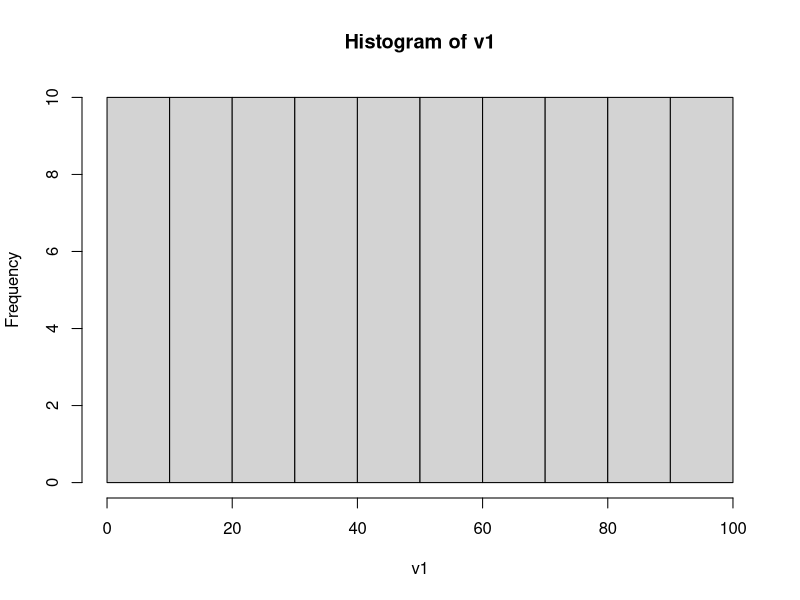
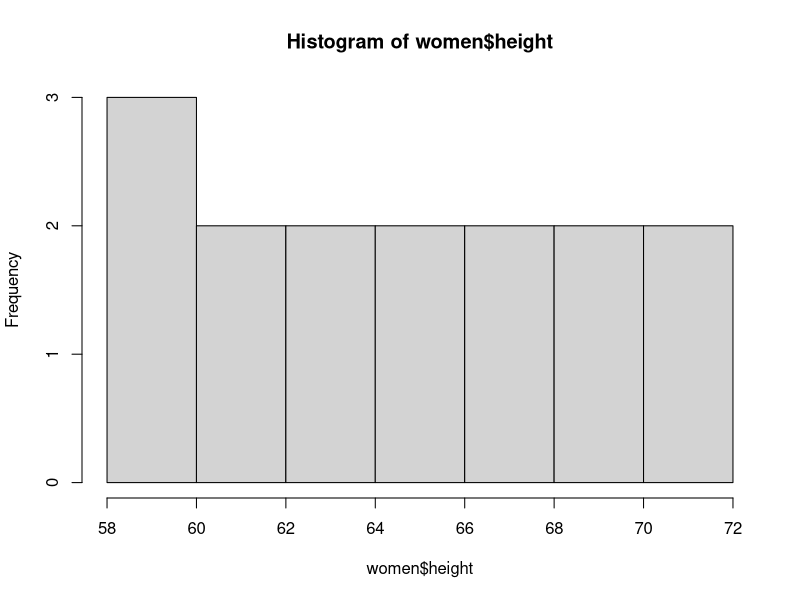
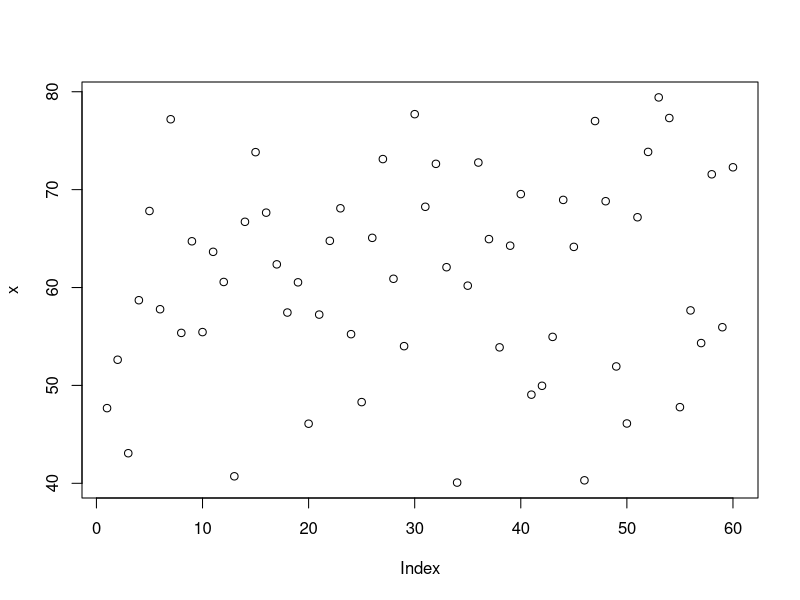
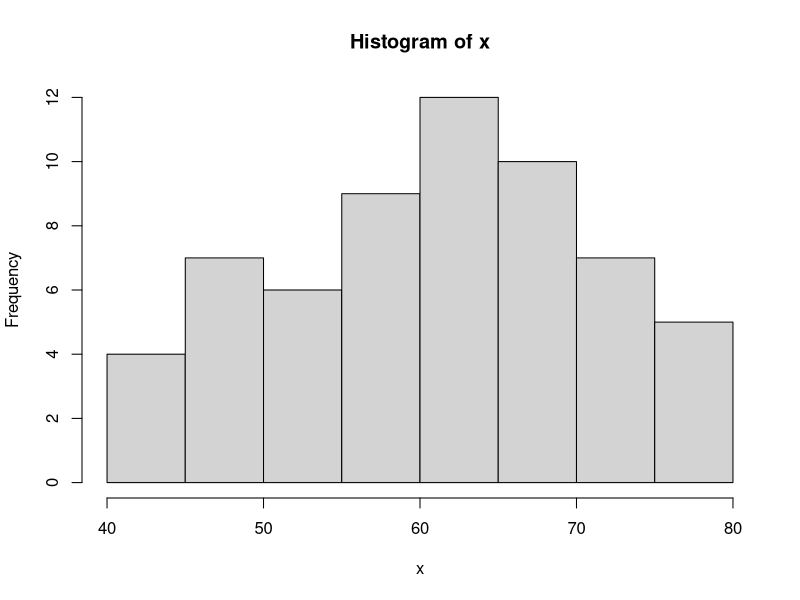
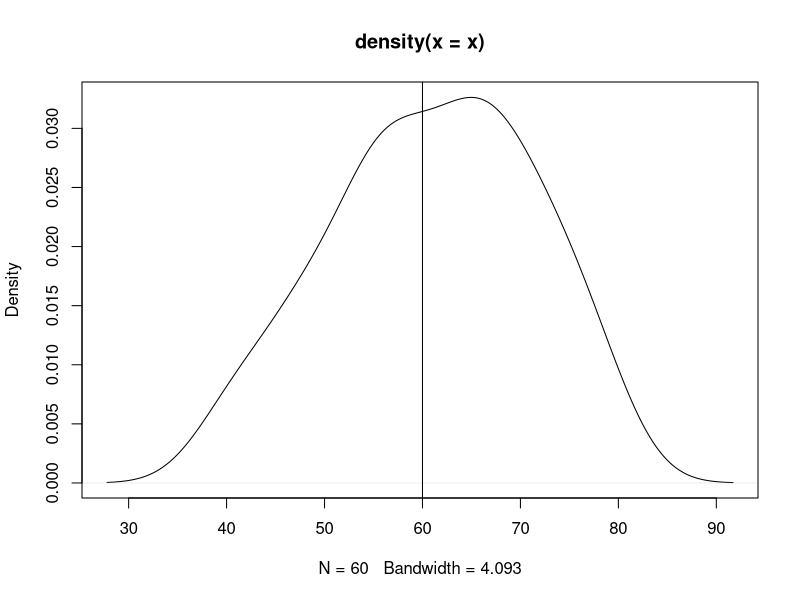
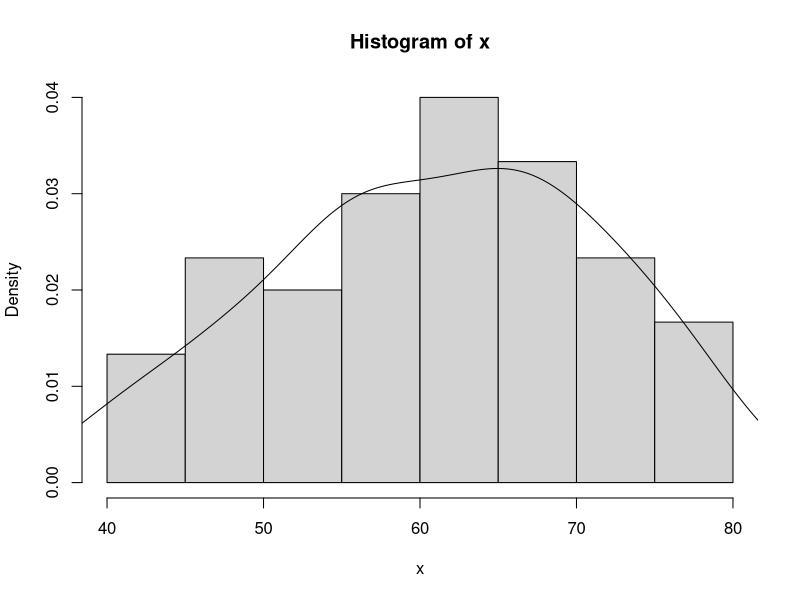
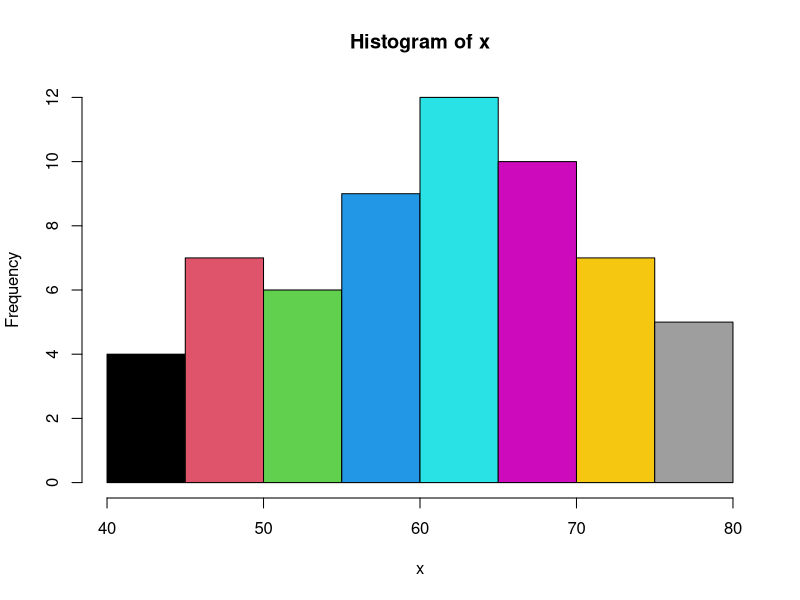
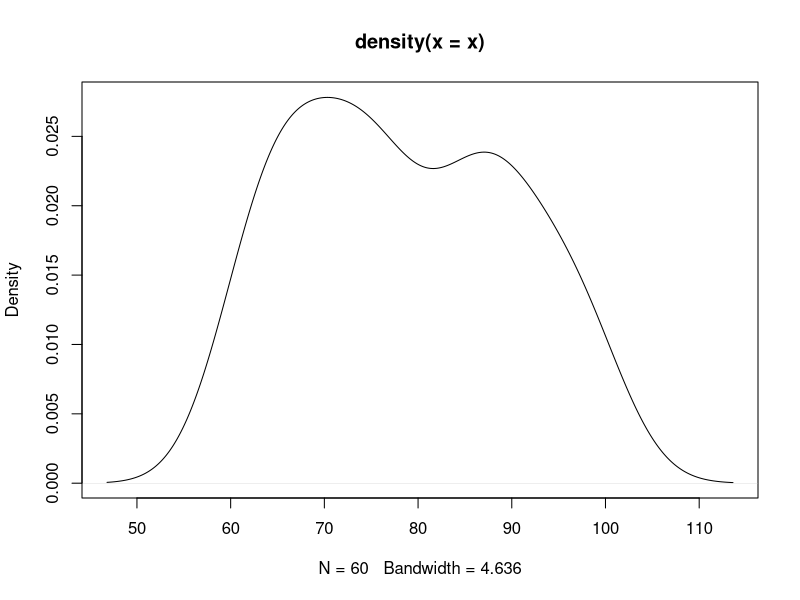

Generate these figures, in order, with R:
# Data Structures


# Vectors----
v1 = 1:100 #create vector from 1 to 100
v2 = c(7,0,29,5,6)
v3 = 200:300
class(v1)
class(v2)
v3 = c('smriti','khare') #character
v3 #print vector
class(v3)
v4 = c(TRUE,FALSE,T,F) # all in caps, defining logical values
class(v4)

#summary on vectors----
mean(v1)
median(v1)
sd(v1)
var(v1)
hist(v1)
hist(women$height)
v2[v2>=5]

x = rnorm(60, mean=60, sd=10) # normal distribution to
x
plot(x)
hist(x)
plot(density(x))
abline(v=60)

#rectangles and density line
hist(x,freq=F)
lines(density(x))

hist(x,breaks=10,col=1:10)
length(x)
sd(x)

?sample
x5= LETTERS[5:20]
x5

y1 = sample(x5)
y1

set.seed(123) #to get same sequence
y2=sample(x5)
y2

set.seed(53)
(y3=sample(x5, size=5))

(gender= sample(c('M','F'), size=60, replace=TRUE, prob=c(.4,.6)))


# Matrix----
(m1=matrix(1:24, nrow=4))
(m2=matrix(1:24, nrow=4, byrow=T))
(m3=matrix(1:24, ncol=4, byrow=T))
(x=runif(60,60,100))

plot(density(x))
x=trunc(runif(60,60,100))
plot(density(x))

(m4=matrix(x,ncol=6))

colSums(m4)
rowSums(m4)
colMeans(m4)
m4[m4>67]
m4[m4>67 & m4<86]
m4[10,]
m4[8:10,]
m4[8:10,1:3]
m4[8:10, c(1,3,5)]#use c when not in sequence otherwise :
m4[,c(1,5,6)]

rowSums(m4[8:10, c(1,3,5)])


# Array----

#data.frame
#rollno, name, gender, course, marks1, marks2
(rollno = 1:60)
(name=paste('student',1:60,sep='-'))
(gender = sample(c('Male','Female'), size=60, replace=T, prob=c(.4,.6)))
name[15:20]
name[c(15,20,40)]
name[-1]                          #removing 1st name
name[-c(1:10)]                    #removing first name
rev(name)                         #reversing all
name[60:1]
name[-c(1:10, 40:45)]

(course = sample(c('BBA','MBA','BCom'), size = 60, replace=T, prob=c(.6,.2,.2)))

(marks1 = ceiling(rnorm(60, mean=65, sd=7)))
(marks2 = ceiling(rnorm(60, mean=60, sd= 11)))
(grades = sample(c('A','B','C'), size=60,replace=T))

#data frame
students = data.frame(rollno,name,gender,course,marks1,marks2,grades,stringsAsFactors = F)
class(students)
summary(students)
students[, c('name')]
students[students$gender=='Male',c('rollno','gender','marks1')]
students[students$gender=='Male' & students$grade == 'C', c('rollno','gender','marks1')]
students[students$marks1>55 | students$marks1<75, c('name','marks1')]
students[students$marks1>75 | students$marks2>75, c('name','marks1', 'marks2')]
students[students$marks1>50 & students$marks2>50, c('name','marks1', 'marks2')]

students$gender
t1=table(students$gender)
barplot(table(students$course))
text(1:3, table(students$course),table(students$course))

barplot(table(students$course),ylim=c(0,50),col=1:3)
text(1:3, table(students$course)+5,table(students$course))
?text

